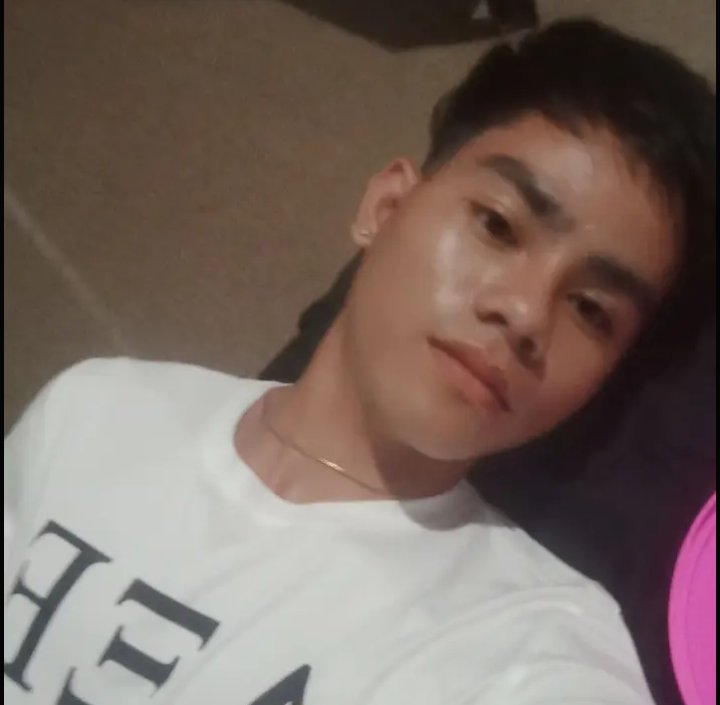
#> input picture Resources/Photos/diether1.jpg, 720 x 705 px
$ python colour_spaces.py
#> lines starting #> are read from the running program, lines starting #| are printed output that depends on the picture
#pylint:disable=no-member

from pathlib import Path
import cv2 as cv

root = Path(__file__).resolve().parent.parent
img_path = root / 'Resources' / 'Photos' / 'diether1.jpg'


def show(name, image, max_width=900, max_height=700):
    h, w = image.shape[:2]
    scale = min(max_width / w, max_height / h, 1.0)
    width = max(1, int(w * scale))
    height = max(1, int(h * scale))
    resized = cv.resize(image, (width, height), interpolation=cv.INTER_AREA)
    cv.namedWindow(name, cv.WINDOW_NORMAL)
    cv.resizeWindow(name, width, height)
    cv.imshow(name, resized)


img = cv.imread(str(img_path))
#> img is the input picture: shape (705, 720, 3); mean B, G, R 96.6, 103.8, 120.1
if img is None:
    raise FileNotFoundError(f'Could not read image: {img_path}')

show('me3.jpg', img)

# BGR to Grayscale
gray = cv.cvtColor(img, cv.COLOR_BGR2GRAY)
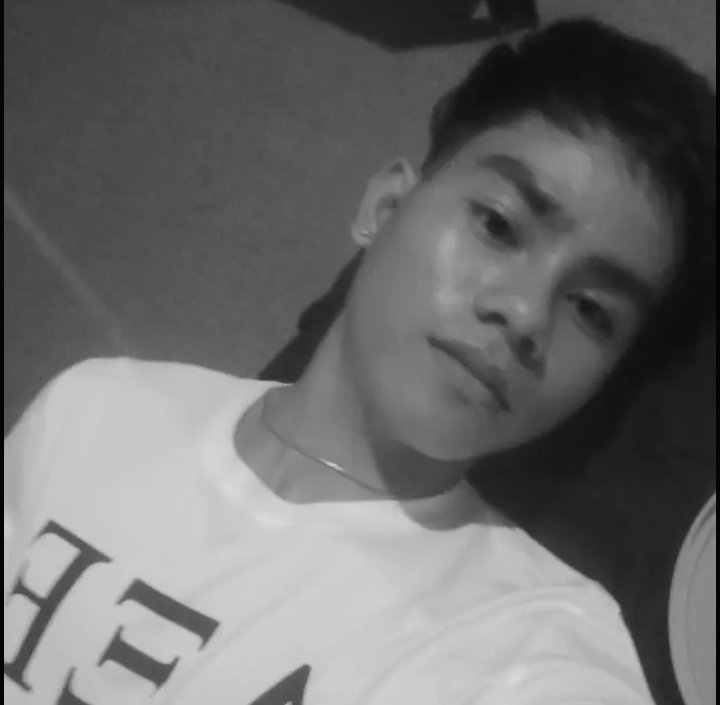
#> gray: shape (705, 720); min 0, max 216, mean 107.9
show('Gray', gray)

# BGR to HSV
hsv = cv.cvtColor(img, cv.COLOR_BGR2HSV)
#> hsv: shape (705, 720, 3); mean H, S, V 39, 70.1, 120.8
show('HSV', hsv)
#> in show (call 3), `resized = cv.resize(image, (width, height), interpolation=cv.INTER_AREA)`: resized: shape (700, 714, 3); mean H, S, V 39, 70.1, 120.8

# BGR to L*a*b
lab = cv.cvtColor(img, cv.COLOR_BGR2LAB)
#> lab: shape (705, 720, 3); mean of channels 0, 1, 2 112.8, 133.7, 134.8
show('LAB', lab)
#> in show (call 4), `resized = cv.resize(image, (width, height), interpolation=cv.INTER_AREA)`: resized: shape (700, 714, 3); mean of channels 0, 1, 2 112.8, 133.7, 134.8

# BGR to RGB
rgb = cv.cvtColor(img, cv.COLOR_BGR2RGB)
show('RGB', rgb)

# HSV to BGR
lab_bgr = cv.cvtColor(lab, cv.COLOR_LAB2BGR)
show('LAB --> BGR', lab_bgr)

cv.waitKey(0)
cv.destroyAllWindows()
